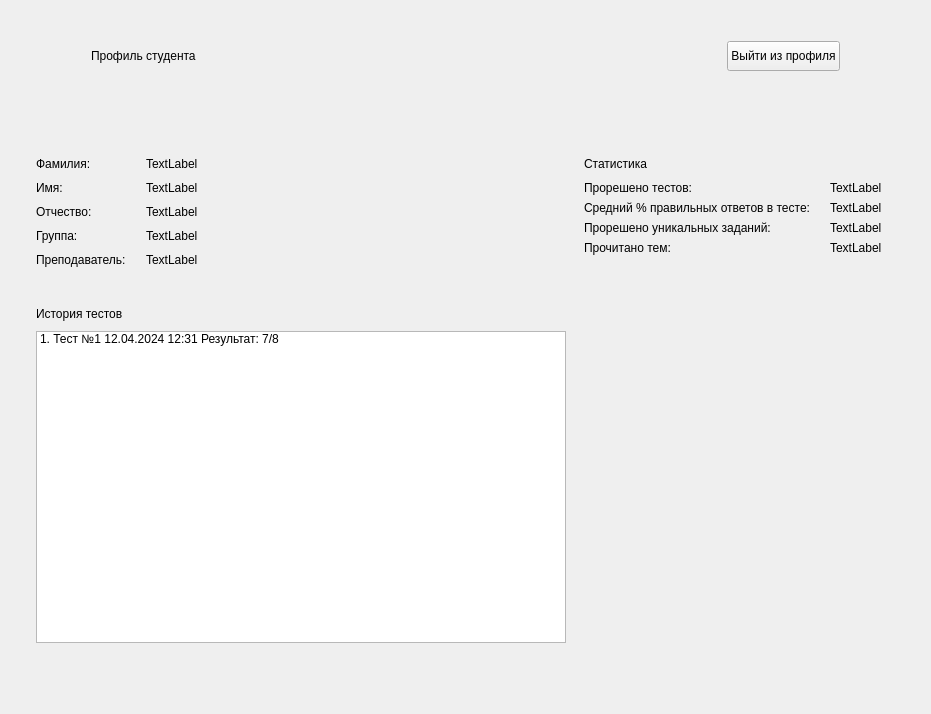
<?xml version="1.0" encoding="UTF-8"?>
<ui version="4.0">
 <class>StudentProfilePage</class>
 <widget class="QWidget" name="StudentProfilePage">
  <property name="geometry">
   <rect>
    <x>0</x>
    <y>0</y>
    <width>931</width>
    <height>714</height>
   </rect>
  </property>
  <property name="windowTitle">
   <string>Form</string>
  </property>
  <layout class="QVBoxLayout" name="verticalLayout">
   <item>
    <layout class="QHBoxLayout" name="horizontalLayout_2">
     <property name="topMargin">
      <number>30</number>
     </property>
     <property name="bottomMargin">
      <number>10</number>
     </property>
     <item>
      <spacer name="horizontalSpacer_5">
       <property name="orientation">
        <enum>Qt::Horizontal</enum>
       </property>
       <property name="sizeType">
        <enum>QSizePolicy::Maximum</enum>
       </property>
       <property name="sizeHint" stdset="0">
        <size>
         <width>80</width>
         <height>20</height>
        </size>
       </property>
      </spacer>
     </item>
     <item>
      <widget class="QLabel" name="lbl_fixed">
       <property name="sizePolicy">
        <sizepolicy hsizetype="Preferred" vsizetype="Preferred">
         <horstretch>0</horstretch>
         <verstretch>0</verstretch>
        </sizepolicy>
       </property>
       <property name="text">
        <string>Профиль студента</string>
       </property>
      </widget>
     </item>
     <item>
      <spacer name="horizontalSpacer">
       <property name="orientation">
        <enum>Qt::Horizontal</enum>
       </property>
       <property name="sizeHint" stdset="0">
        <size>
         <width>40</width>
         <height>20</height>
        </size>
       </property>
      </spacer>
     </item>
     <item>
      <widget class="QPushButton" name="btn_logout">
       <property name="sizePolicy">
        <sizepolicy hsizetype="Preferred" vsizetype="Maximum">
         <horstretch>0</horstretch>
         <verstretch>0</verstretch>
        </sizepolicy>
       </property>
       <property name="minimumSize">
        <size>
         <width>0</width>
         <height>30</height>
        </size>
       </property>
       <property name="maximumSize">
        <size>
         <width>16777215</width>
         <height>50</height>
        </size>
       </property>
       <property name="cursor">
        <cursorShape>PointingHandCursor</cursorShape>
       </property>
       <property name="text">
        <string>Выйти из профиля</string>
       </property>
      </widget>
     </item>
     <item>
      <spacer name="horizontalSpacer_6">
       <property name="orientation">
        <enum>Qt::Horizontal</enum>
       </property>
       <property name="sizeType">
        <enum>QSizePolicy::Maximum</enum>
       </property>
       <property name="sizeHint" stdset="0">
        <size>
         <width>80</width>
         <height>20</height>
        </size>
       </property>
      </spacer>
     </item>
    </layout>
   </item>
   <item>
    <spacer name="verticalSpacer">
     <property name="orientation">
      <enum>Qt::Vertical</enum>
     </property>
     <property name="sizeType">
      <enum>QSizePolicy::Preferred</enum>
     </property>
     <property name="sizeHint" stdset="0">
      <size>
       <width>20</width>
       <height>40</height>
      </size>
     </property>
    </spacer>
   </item>
   <item>
    <layout class="QHBoxLayout" name="horizontalLayout">
     <item>
      <spacer name="horizontalSpacer_2">
       <property name="orientation">
        <enum>Qt::Horizontal</enum>
       </property>
       <property name="sizeType">
        <enum>QSizePolicy::Maximum</enum>
       </property>
       <property name="sizeHint" stdset="0">
        <size>
         <width>80</width>
         <height>20</height>
        </size>
       </property>
      </spacer>
     </item>
     <item>
      <layout class="QVBoxLayout" name="verticalLayout_2">
       <property name="spacing">
        <number>10</number>
       </property>
       <property name="topMargin">
        <number>30</number>
       </property>
       <property name="bottomMargin">
        <number>60</number>
       </property>
       <item>
        <layout class="QFormLayout" name="formLayout">
         <property name="sizeConstraint">
          <enum>QLayout::SetMaximumSize</enum>
         </property>
         <property name="horizontalSpacing">
          <number>20</number>
         </property>
         <property name="bottomMargin">
          <number>30</number>
         </property>
         <item row="0" column="0">
          <widget class="QLabel" name="label">
           <property name="text">
            <string>Фамилия:</string>
           </property>
          </widget>
         </item>
         <item row="1" column="0">
          <widget class="QLabel" name="label_2">
           <property name="text">
            <string>Имя:</string>
           </property>
          </widget>
         </item>
         <item row="2" column="0">
          <widget class="QLabel" name="label_3">
           <property name="text">
            <string>Отчество:</string>
           </property>
          </widget>
         </item>
         <item row="3" column="0">
          <widget class="QLabel" name="label_4">
           <property name="text">
            <string>Группа:</string>
           </property>
          </widget>
         </item>
         <item row="4" column="0">
          <widget class="QLabel" name="label_5">
           <property name="text">
            <string>Преподаватель:</string>
           </property>
           <property name="alignment">
            <set>Qt::AlignLeading|Qt::AlignLeft|Qt::AlignTop</set>
           </property>
          </widget>
         </item>
         <item row="0" column="1">
          <widget class="QLabel" name="lbl_surname">
           <property name="text">
            <string>TextLabel</string>
           </property>
          </widget>
         </item>
         <item row="2" column="1">
          <widget class="QLabel" name="lbl_midname">
           <property name="text">
            <string>TextLabel</string>
           </property>
          </widget>
         </item>
         <item row="1" column="1">
          <widget class="QLabel" name="lbl_name">
           <property name="text">
            <string>TextLabel</string>
           </property>
          </widget>
         </item>
         <item row="3" column="1">
          <widget class="QLabel" name="lbl_group">
           <property name="text">
            <string>TextLabel</string>
           </property>
          </widget>
         </item>
         <item row="4" column="1">
          <widget class="QLabel" name="lbl_teacher">
           <property name="text">
            <string>TextLabel</string>
           </property>
          </widget>
         </item>
        </layout>
       </item>
       <item>
        <widget class="QLabel" name="lbl_fixed_2">
         <property name="sizePolicy">
          <sizepolicy hsizetype="Fixed" vsizetype="Fixed">
           <horstretch>0</horstretch>
           <verstretch>0</verstretch>
          </sizepolicy>
         </property>
         <property name="text">
          <string>История тестов</string>
         </property>
         <property name="margin">
          <number>0</number>
         </property>
        </widget>
       </item>
       <item>
        <widget class="QListWidget" name="listWidget">
         <property name="sizePolicy">
          <sizepolicy hsizetype="Maximum" vsizetype="Expanding">
           <horstretch>0</horstretch>
           <verstretch>0</verstretch>
          </sizepolicy>
         </property>
         <property name="minimumSize">
          <size>
           <width>530</width>
           <height>50</height>
          </size>
         </property>
         <property name="maximumSize">
          <size>
           <width>16777215</width>
           <height>16777215</height>
          </size>
         </property>
         <property name="cursor" stdset="0">
          <cursorShape>PointingHandCursor</cursorShape>
         </property>
         <item>
          <property name="text">
           <string>1. Тест №1 12.04.2024 12:31 Результат: 7/8</string>
          </property>
         </item>
        </widget>
       </item>
      </layout>
     </item>
     <item>
      <spacer name="horizontalSpacer_4">
       <property name="orientation">
        <enum>Qt::Horizontal</enum>
       </property>
       <property name="sizeType">
        <enum>QSizePolicy::Preferred</enum>
       </property>
       <property name="sizeHint" stdset="0">
        <size>
         <width>40</width>
         <height>20</height>
        </size>
       </property>
      </spacer>
     </item>
     <item>
      <layout class="QHBoxLayout" name="horizontalLayout_4">
       <item>
        <spacer name="horizontalSpacer_7">
         <property name="orientation">
          <enum>Qt::Horizontal</enum>
         </property>
         <property name="sizeHint" stdset="0">
          <size>
           <width>40</width>
           <height>20</height>
          </size>
         </property>
        </spacer>
       </item>
       <item>
        <layout class="QVBoxLayout" name="verticalLayout_3">
         <property name="spacing">
          <number>10</number>
         </property>
         <property name="topMargin">
          <number>30</number>
         </property>
         <property name="bottomMargin">
          <number>50</number>
         </property>
         <item>
          <widget class="QLabel" name="lbl_fixed_3">
           <property name="sizePolicy">
            <sizepolicy hsizetype="Preferred" vsizetype="Maximum">
             <horstretch>0</horstretch>
             <verstretch>0</verstretch>
            </sizepolicy>
           </property>
           <property name="text">
            <string>Статистика</string>
           </property>
          </widget>
         </item>
         <item>
          <layout class="QFormLayout" name="formLayout_2">
           <property name="horizontalSpacing">
            <number>20</number>
           </property>
           <property name="verticalSpacing">
            <number>6</number>
           </property>
           <item row="0" column="0">
            <widget class="QLabel" name="label_6">
             <property name="text">
              <string>Прорешено тестов:</string>
             </property>
            </widget>
           </item>
           <item row="1" column="0">
            <widget class="QLabel" name="label_7">
             <property name="text">
              <string>Средний % правильных ответов в тесте:</string>
             </property>
             <property name="alignment">
              <set>Qt::AlignLeading|Qt::AlignLeft|Qt::AlignTop</set>
             </property>
            </widget>
           </item>
           <item row="2" column="0">
            <widget class="QLabel" name="label_8">
             <property name="text">
              <string>Прорешено уникальных заданий:</string>
             </property>
            </widget>
           </item>
           <item row="0" column="1">
            <widget class="QLabel" name="lbl_num_tests">
             <property name="text">
              <string>TextLabel</string>
             </property>
            </widget>
           </item>
           <item row="1" column="1">
            <widget class="QLabel" name="lbl_avg_percent">
             <property name="text">
              <string>TextLabel</string>
             </property>
            </widget>
           </item>
           <item row="2" column="1">
            <widget class="QLabel" name="lbl_unique_tasks">
             <property name="text">
              <string>TextLabel</string>
             </property>
            </widget>
           </item>
           <item row="3" column="0">
            <widget class="QLabel" name="label_9">
             <property name="text">
              <string>Прочитано тем:</string>
             </property>
            </widget>
           </item>
           <item row="3" column="1">
            <widget class="QLabel" name="lbl_topics_read">
             <property name="text">
              <string>TextLabel</string>
             </property>
            </widget>
           </item>
          </layout>
         </item>
        </layout>
       </item>
       <item>
        <spacer name="horizontalSpacer_8">
         <property name="orientation">
          <enum>Qt::Horizontal</enum>
         </property>
         <property name="sizeHint" stdset="0">
          <size>
           <width>40</width>
           <height>20</height>
          </size>
         </property>
        </spacer>
       </item>
      </layout>
     </item>
     <item>
      <spacer name="horizontalSpacer_3">
       <property name="orientation">
        <enum>Qt::Horizontal</enum>
       </property>
       <property name="sizeType">
        <enum>QSizePolicy::Maximum</enum>
       </property>
       <property name="sizeHint" stdset="0">
        <size>
         <width>80</width>
         <height>20</height>
        </size>
       </property>
      </spacer>
     </item>
    </layout>
   </item>
  </layout>
 </widget>
 <resources/>
 <connections/>
</ui>
